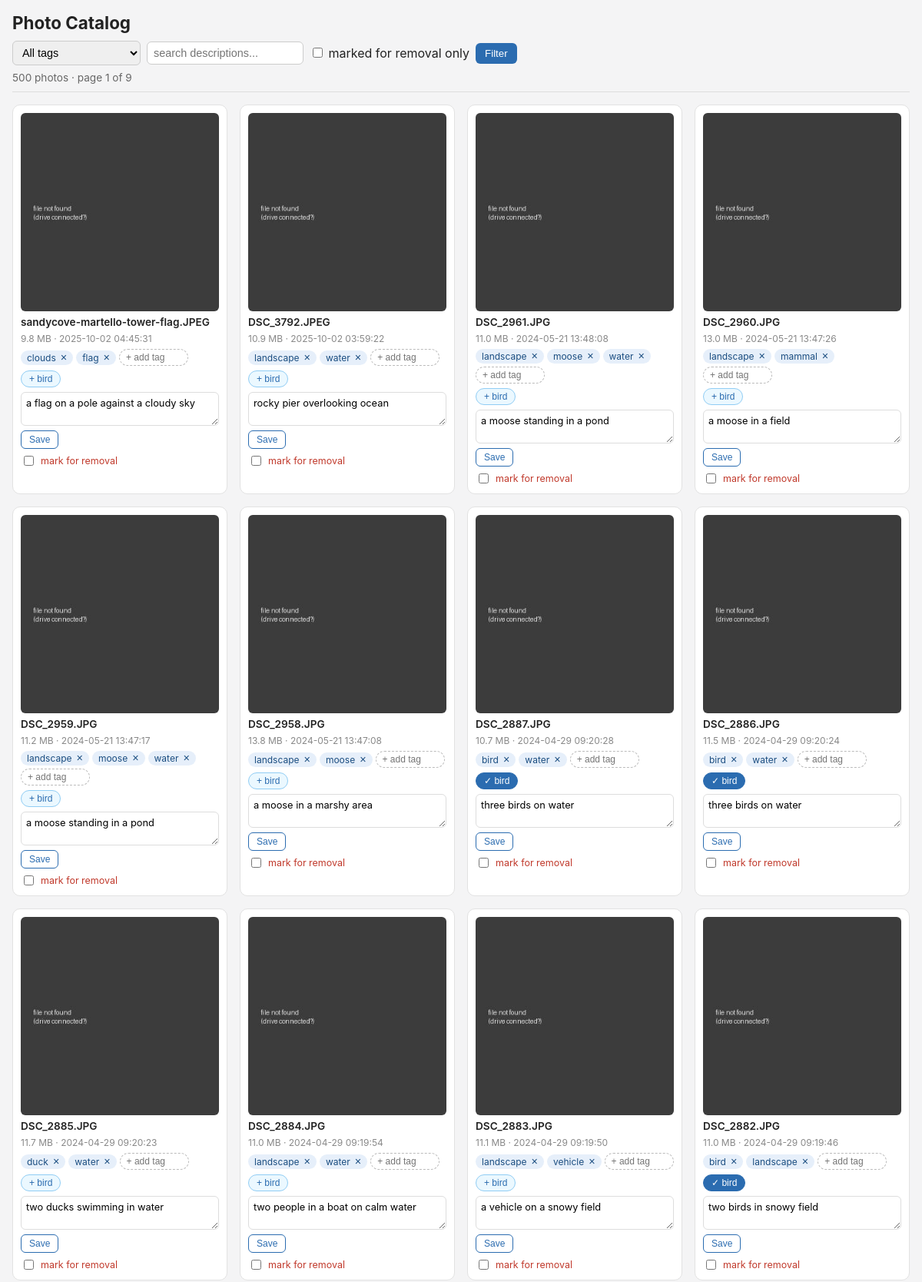
The page / (upper part) on the database its author committed.
### tables this page shows
CREATE TABLE photos (
            id INTEGER PRIMARY KEY AUTOINCREMENT,
            filepath TEXT UNIQUE NOT NULL,
            filename TEXT NOT NULL,
            size_bytes INTEGER,
            width INTEGER,
            height INTEGER,
            date_taken TEXT,
            gps_lat REAL,
            gps_lon REAL,
            description TEXT,
            status TEXT DEFAULT 'pending',   -- 'done' or 'error'
            error_message TEXT,
            processed_at TEXT
        , marked_for_removal INTEGER NOT NULL DEFAULT 0);

CREATE TABLE photo_tags (
            photo_id INTEGER NOT NULL REFERENCES photos(id),
            tag_id INTEGER NOT NULL REFERENCES tags(id),
            PRIMARY KEY (photo_id, tag_id)
        );

CREATE TABLE tags (
            id INTEGER PRIMARY KEY AUTOINCREMENT,
            name TEXT UNIQUE NOT NULL
        );

### app.py (the view)
@app.route("/")
def index():
    db = get_db()
    page = max(1, request.args.get("page", 1, type=int))
    tag_filter = request.args.get("tag", "", type=str).strip()
    marked_only = request.args.get("marked", "", type=str) == "1"
    search = request.args.get("q", "", type=str).strip()
    where, params, join = [], [], ""
    if tag_filter:
        join = "JOIN photo_tags pt ON p.id = pt.photo_id JOIN tags t ON pt.tag_id = t.id"
        where.append("t.name = ?")
        params.append(tag_filter)
    if marked_only:
        where.append("p.marked_for_removal = 1")
    if search:
        where.append("p.description LIKE ?")
        params.append(f"%{search}%")
    where_sql = ("WHERE " + " AND ".join(where)) if where else ""
    total = db.execute(
        f"SELECT COUNT(DISTINCT p.id) FROM photos p {join} {where_sql}", params
    ).fetchone()[0]
    total_pages = max(1, (total + PER_PAGE - 1) // PER_PAGE)
    page = min(page, total_pages)
    offset = (page - 1) * PER_PAGE
    rows = db.execute(
        f"""SELECT DISTINCT p.* FROM photos p {join} {where_sql}
            ORDER BY (p.date_taken IS NULL), p.date_taken DESC, p.id DESC
            LIMIT ? OFFSET ?""",
        params + [PER_PAGE, offset],
    ).fetchall()
    photo_ids = [r["id"] for r in rows]
    tags_by_photo = {pid: [] for pid in photo_ids}
    if photo_ids:
        qmarks = ",".join("?" * len(photo_ids))
        for photo_id, tag_id, name in db.execute(
            f"""SELECT pt.photo_id, t.id, t.name FROM photo_tags pt
                JOIN tags t ON pt.tag_id = t.id
                WHERE pt.photo_id IN ({qmarks}) ORDER BY t.name""",
            photo_ids,
        ):
            tags_by_photo[photo_id].append({"id": tag_id, "name": name})
    all_tags = [r[0] for r in db.execute("SELECT name FROM tags ORDER BY name")]
    return render_template(
        "index.html", photos=rows, tags_by_photo=tags_by_photo, all_tags=all_tags,
        page=page, total_pages=total_pages, total=total,
        tag_filter=tag_filter, marked_only=marked_only, search=search,
    )

### app.py (called while the page is built)
def get_db():
    if "db" not in g:
        g.db = sqlite3.connect(DB_PATH)
        g.db.row_factory = sqlite3.Row
    return g.db

@app.template_filter("filesize")
def filesize_filter(n):
    if not n:
        return "?"
    return f"{n / 1_048_576:.1f} MB"

### templates/index.html (shortened to what this page needs)
<!DOCTYPE html>
<html lang="en">
<head>
<link rel="stylesheet" href="{{ url_for('static', filename='style.css') }}">
</head>
<body>
<header>
  <h1>Photo Catalog</h1>
  <form class="filters" method="get" action="{{ url_for('index') }}">
    <select name="tag" onchange="this.form.submit()">
      <option value="">All tags</option>
    </select>
    <input type="text" name="q" placeholder="search descriptions..." value="{{ search }}">
    <label><input type="checkbox" name="marked" value="1" {% if marked_only %}checked{% endif %} onchange="this.form.submit()"> marked for removal only</label>
    <button type="submit">Filter</button>
  </form>
  <p class="summary">
    {{ total }} photo{{ 's' if total != 1 else '' }}
    &middot; page {{ page }} of {{ total_pages }}
  </p>
</header>
<div class="grid">
  {% for p in photos %}
  <div class="card {% if p['marked_for_removal'] %}marked{% endif %}" data-photo-id="{{ p['id'] }}">
    <a href="{{ url_for('image', photo_id=p['id']) }}" target="_blank" title="Open full image">
      <img class="thumb" src="{{ url_for('thumb', photo_id=p['id']) }}" loading="lazy" alt="{{ p['filename'] }}">
    </a>
    <div class="filename" title="{{ p['filepath'] }}">{{ p['filename'] }}</div>
    <div class="submeta">
      {{ p['size_bytes'] | filesize }}{% if p['date_taken'] %} &middot; {{ p['date_taken'] }}{% endif %}
    </div>
    <div class="tags" data-tags-for="{{ p['id'] }}">
      {% for tag in tags_by_photo.get(p['id'], []) %}
      <span class="tag" data-tag-id="{{ tag['id'] }}" data-tag-name="{{ tag['name'] }}">{{ tag['name'] }}<button class="tag-remove" data-tag-id="{{ tag['id'] }}" title="Remove tag">&times;</button></span>
      {% endfor %}
      <input type="text" class="add-tag-input" placeholder="+ add tag" maxlength="40">
    </div>
    <div class="quick-tag-row">
      {% set photo_tags = tags_by_photo.get(p['id'], []) %}
      {% set has_bird = 'bird' in (photo_tags | map(attribute='name') | list) %}
      <button type="button" class="quick-tag-btn{% if has_bird %} active{% endif %}" data-tag="bird" title="{% if has_bird %}Remove 'bird' tag{% else %}Add 'bird' tag{% endif %}">
        {% if has_bird %}&check; bird{% else %}+ bird{% endif %}
      </button>
    </div>
    <textarea class="description" rows="2" placeholder="no description yet">{{ p['description'] or '' }}</textarea>
    <div class="desc-row">
      <button class="save-desc">Save</button>
    </div>
    <label class="mark-removal">
      <input type="checkbox" class="mark-checkbox" {% if p['marked_for_removal'] %}checked{% endif %}>
      mark for removal
    </label>
  </div>
  {% else %}
  <p class="empty">No photos match this filter.</p>
  {% endfor %}
</div>
</body>
</html>

### static/style.css (style rules this page uses)
* { box-sizing: border-box; }
body { font-family: -apple-system, "Segoe UI", Roboto, Helvetica, Arial, sans-serif; background: #f4f4f5; color: #222; margin: 0; padding: 0 16px 40px; }
header { position: sticky; top: 0; background: #f4f4f5; padding: 16px 0 10px; z-index: 5; border-bottom: 1px solid #ddd; margin-bottom: 16px; }
h1 { margin: 0 0 10px; font-size: 1.4rem; }
.filters { display: flex; flex-wrap: wrap; gap: 8px; align-items: center; }
.filters select, .filters input[type="text"] { padding: 6px 8px; border: 1px solid #ccc; border-radius: 6px; font-size: 0.9rem; }
.filters button { padding: 6px 12px; border: none; border-radius: 6px; background: #2b6cb0; color: #fff; cursor: pointer; }
.summary { margin: 8px 0 0; font-size: 0.85rem; color: #666; }
.grid { display: grid; grid-template-columns: repeat(auto-fill, minmax(230px, 1fr)); gap: 16px; }
.card { background: #fff; border: 1px solid #e2e2e2; border-radius: 10px; padding: 10px; display: flex; flex-direction: column; gap: 6px; transition: opacity 0.15s, border-color 0.15s; }
.thumb { width: 100%; aspect-ratio: 1 / 1; object-fit: cover; border-radius: 6px; background: #eee; display: block; }
.filename { font-size: 0.85rem; font-weight: 600; overflow: hidden; text-overflow: ellipsis; white-space: nowrap; }
.submeta { font-size: 0.75rem; color: #888; }
.tags { display: flex; flex-wrap: wrap; gap: 4px; align-items: center; }
.tag { background: #e6effa; color: #1a4d80; border-radius: 12px; padding: 2px 4px 2px 8px; font-size: 0.75rem; display: inline-flex; align-items: center; gap: 2px; }
.tag-remove { border: none; background: none; cursor: pointer; color: #1a4d80; font-size: 0.9rem; line-height: 1; padding: 0 4px; }
.add-tag-input { border: 1px dashed #bbb; border-radius: 12px; font-size: 0.75rem; padding: 3px 8px; width: 90px; background: transparent; }
.quick-tag-row { display: flex; align-items: center; gap: 6px; }
.quick-tag-btn { font-size: 0.75rem; padding: 3px 10px; border: 1px solid #90cdf4; background: #ebf8ff; color: #2b6cb0; border-radius: 12px; cursor: pointer; font-weight: 500; display: inline-flex; align-items: center; gap: 4px; transition: background 0.15s, color 0.15s, border-color 0.15s; }
.quick-tag-btn.active { background: #2b6cb0; color: #fff; border-color: #2b6cb0; }
.description { width: 100%; font-size: 0.8rem; font-family: inherit; border: 1px solid #ddd; border-radius: 6px; padding: 6px; resize: vertical; }
.desc-row { display: flex; align-items: center; gap: 8px; }
.save-desc { font-size: 0.75rem; padding: 4px 10px; border: 1px solid #2b6cb0; background: #fff; color: #2b6cb0; border-radius: 6px; cursor: pointer; }
.mark-removal { font-size: 0.78rem; color: #c0392b; display: flex; align-items: center; gap: 6px; cursor: pointer; }

### rows shown on the page
photos: filename "sandycove-martello-tower-flag.JPEG", size_bytes|filesize "9.8 MB", date_taken "2025-10-02 04:45:31", shows "+ bird", description "a flag on a pole against a cloudy sky"
photo_tags: name "clouds"
photo_tags: name "flag"
photos: filename "DSC_3792.JPEG", size_bytes|filesize "10.9 MB", date_taken "2025-10-02 03:59:22", shows "+ bird", description "rocky pier overlooking ocean"
photo_tags: name "landscape"
photo_tags: name "water"
photos: filename "DSC_2961.JPG", size_bytes|filesize "11.0 MB", date_taken "2024-05-21 13:48:08", shows "+ bird", description "a moose standing in a pond"
photo_tags: name "landscape"
photo_tags: name "moose"
photo_tags: name "water"
photos: filename "DSC_2960.JPG", size_bytes|filesize "13.0 MB", date_taken "2024-05-21 13:47:26", shows "+ bird", description "a moose in a field"
photo_tags: name "landscape"
photo_tags: name "mammal"
photos: filename "DSC_2959.JPG", size_bytes|filesize "11.2 MB", date_taken "2024-05-21 13:47:17", shows "+ bird", description "a moose standing in a pond"
photo_tags: name "landscape"
photo_tags: name "moose"
photo_tags: name "water"
photos: filename "DSC_2958.JPG", size_bytes|filesize "13.8 MB", date_taken "2024-05-21 13:47:08", shows "+ bird", description "a moose in a marshy area"
photo_tags: name "landscape"
photo_tags: name "moose"
photos: filename "DSC_2887.JPG", size_bytes|filesize "10.7 MB", date_taken "2024-04-29 09:20:28", shows "✓ bird", description "three birds on water"
photo_tags: name "bird"
photo_tags: name "water"
photos: filename "DSC_2886.JPG", size_bytes|filesize "11.5 MB", date_taken "2024-04-29 09:20:24", shows "✓ bird", description "three birds on water"
photo_tags: name "bird"
photo_tags: name "water"
photos: filename "DSC_2885.JPG", size_bytes|filesize "11.7 MB", date_taken "2024-04-29 09:20:23", shows "+ bird", description "two ducks swimming in water"
photo_tags: name "duck"
photo_tags: name "water"
photos: filename "DSC_2884.JPG", size_bytes|filesize "11.0 MB", date_taken "2024-04-29 09:19:54", shows "+ bird", description "two people in a boat on calm water"
photo_tags: name "landscape"
photo_tags: name "water"
photos: filename "DSC_2883.JPG", size_bytes|filesize "11.1 MB", date_taken "2024-04-29 09:19:50", shows "+ bird", description "a vehicle on a snowy field"
photo_tags: name "landscape"
photo_tags: name "vehicle"
photos: filename "DSC_2882.JPG", size_bytes|filesize "11.0 MB", date_taken "2024-04-29 09:19:46", shows "✓ bird", description "two birds in snowy field"
photo_tags: name "bird"
photo_tags: name "landscape"

### other values the page prints
{{ total }} "500"
{{ 's' if total != 1 else '' }} "s"
{{ page }} "1"
{{ total_pages }} "9"
